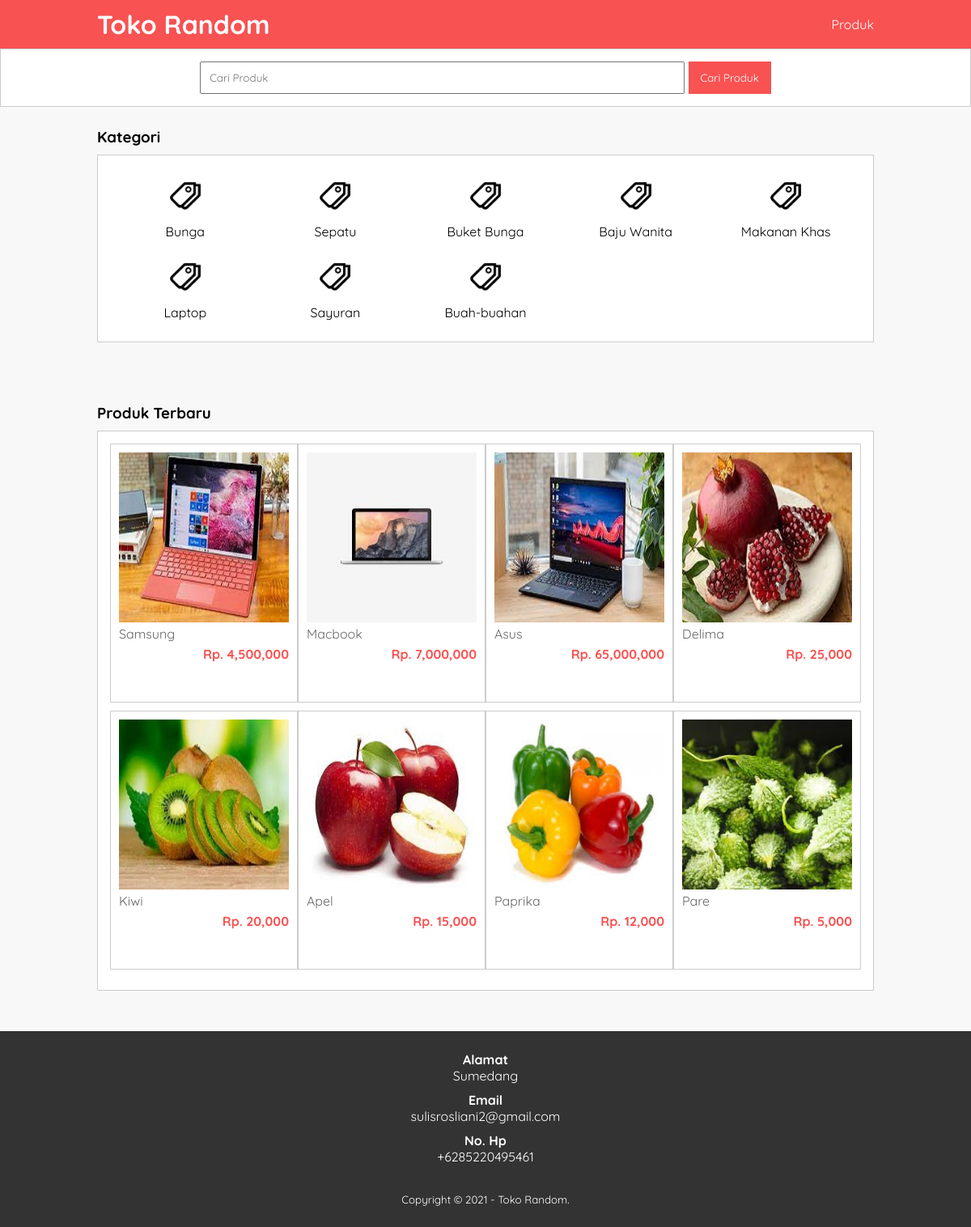
The page / on the database its author committed.
### tables this page shows
CREATE TABLE `tb_category` (
  `category_id` int(11) NOT NULL,
  `category_name` varchar(25) NOT NULL
);

CREATE TABLE `tb_product` (
  `product_id` int(11) NOT NULL,
  `category_id` int(11) NOT NULL,
  `product_name` varchar(100) NOT NULL,
  `product_price` int(11) NOT NULL,
  `product_description` text NOT NULL,
  `product_image` varchar(100) NOT NULL,
  `product_status` tinyint(1) NOT NULL,
  `date_created` timestamp NOT NULL DEFAULT CURRENT_TIMESTAMP
);

### index.php (the view, shortened to what this page needs)
<?php
    include 'db.php';
    $kontak = mysqli_query($conn, "SELECT admin_telp, admin_email, admin_address FROM tb_admin
        WHERE admin_id = 1");
    $a = mysqli_fetch_object($kontak);
?>
<!DOCTYPE html>
<html lang="en">
<head>
    <link rel="stylesheet" type="text/css" href="css/style.css">
</head>
<body>
    <header>
        <div class="container">
            <h1><a href="index.php">Toko Random</a></h1>
            <ul>
                <li><a href="produk.php">Produk</a></li>
            </ul>
        </div>
    </header>
    <div class="search">
        <div class="container">
            <form action="produk.php">
                <input type="text" name="search" placeholder="Cari Produk">
                <input type="submit" name="cari" value="Cari Produk">
            </form>
        </div>
    </div>
    <div class="section">
        <div class="container">
            <h3>Kategori</h3>
            <div class="box">
                <?php
                    $kategori = mysqli_query($conn, "SELECT * FROM tb_category ORDER BY
                        category_id DESC");
                    if(mysqli_num_rows($kategori) > 0){
                        while($k = mysqli_fetch_array($kategori)){
                ?>
                <a href="produk.php?kat=<?php echo $k['category_id'] ?>">
                    <div class="col-5">
                        <img src="img/icon.png" width="50px" style="margin-bottom:5px;">
                        <p><?php echo $k['category_name'] ?></p>
                    </div>
                </a>
                <?php  }}else{ ?>
                    <p>Kategori tidak ada</p>
                <?php } ?>
            </div>
        </div>
    </div>
    <div class="section">
        <div class="container">
            <h3>Produk Terbaru</h3>
            <div class="box">
                <?php
                    $produk = mysqli_query($conn, "SELECT * FROM tb_product WHERE product_status = 1 ORDER BY product_id DESC LIMIT 8");
                    if(mysqli_num_rows($produk) > 0){
                        while($p = mysqli_fetch_array($produk)){
                ?>
                        <a href="detail-produk.php?id=<?php echo $p['product_id'] ?>">
                            <div class="col-4">
                                <img src="produk/<?php echo $p['product_image'] ?>">
                                <p class="nama"><?php echo $p['product_name'] ?></p>
                                <p class="harga">Rp. <?php echo number_format($p['product_price']) ?></p>
                            </div>
                        </a>
                        <?php }}else{ ?>
                            <p>Produk tidak ada</p>
                        <?php } ?>
            </div>
        </div>
    </div>
    <div class="footer">
        <div class="container">
            <h4>Alamat</h4>
            <p><?php echo $a->admin_address ?></p>
            <h4>Email</h4>
            <p><?php echo $a->admin_email ?></p>
            <h4>No. Hp</h4>
            <p><?php echo $a->admin_telp ?></p>
            <small>Copyright &copy; 2021 - Toko Random.</small>
        </div>
    </div>
</body>
</html>

### css/style.css (style rules this page uses)
* { padding: 0; margin: 0; font-family: 'Quicksand', sans-serif; }
body { background-color: #f8f8f8; }
a { color: inherit; text-decoration: none; }
header { background-color: #F85252; color: #fff; }
header h1 { float: left; padding: 10px 0; }
header ul { float: right; }
header ul li { display: inline-block; }
header ul li a { padding: 20px 0 20px 15px; display: inline-block; }
.container { width: 80%; margin: 0 auto; }
.container:after { content: ''; display: block; clear: both; }
.section { padding: 25px 0; }
.box { background-color: #fff; border: 1px solid #ccc; padding: 15px; box-sizing: border-box; margin: 10px 0 25px 0; }
.box:after { content: ''; display: block; clear: both; }
.search { padding: 15px 0; background-color: #fff; border: 1px solid #ccc; text-align: center; }
.search input[type=text] { width: 60%; padding: 10px; }
.search input[type=submit] { padding: 12px 15px; background-color: #F85252; color: #fff; border: none; cursor: pointer; }
.col-5 { width: 20%; height: 100px; text-align: center; float: left; padding: 10px; box-sizing: border-box; }
.col-4 { width: 25%; height: 320px; border: 1px solid #ccc; float: left; padding: 10px; box-sizing: border-box; margin-bottom: 10px; }
.col-4 img { width: 100%; }
.col-4 .nama { color: #666; margin-bottom: 5px; }
.col-4 .harga { font-weight: bold; color: #F85252; float: right; }
.footer { padding: 25px 0; background-color: #333; color: #fff; text-align: center; }
.footer p { margin-bottom: 10px; }
.footer small { margin-top: 25px; display: inline-block; }

### rows shown on the page
tb_category: category_name "Bunga"
tb_category: category_name "Sepatu"
tb_category: category_name "Buket Bunga"
tb_category: category_name "Baju Wanita"
tb_category: category_name "Makanan Khas"
tb_category: category_name "Laptop"
tb_category: category_name "Sayuran"
tb_category: category_name "Buah-buahan"
tb_product: product_image (picture), product_name "Samsung", product_price "4,500,000"
tb_product: product_image (picture), product_name "Macbook", product_price "7,000,000"
tb_product: product_image (picture), product_name "Asus", product_price "65,000,000"
tb_product: product_image (picture), product_name "Delima", product_price "25,000"
tb_product: product_image (picture), product_name "Kiwi", product_price "20,000"
tb_product: product_image (picture), product_name "Apel", product_price "15,000"
tb_product: product_image (picture), product_name "Paprika", product_price "12,000"
tb_product: product_image (picture), product_name "Pare", product_price "5,000"

### other values the page prints
$a->admin_address "Sumedang"
$a->admin_email "sulisrosliani2@gmail.com"
$a->admin_telp "+6285220495461"
